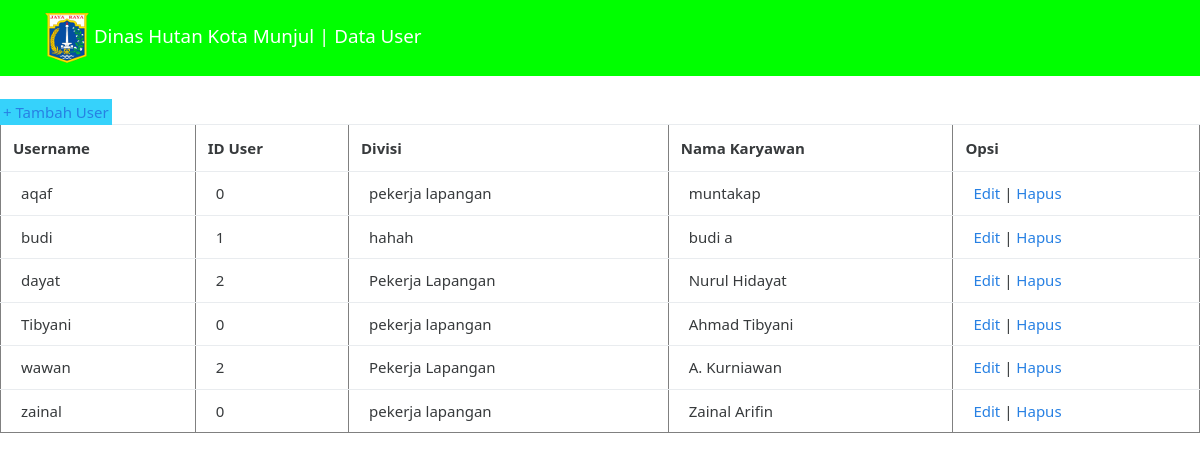
/admin/daftar_user.php, run on the app's committed database.
### tables this page shows
CREATE TABLE IF NOT EXISTS `user` (
  `username` varchar(40) NOT NULL,
  `usertype` int(11) NOT NULL,
  `password` varchar(10) NOT NULL,
  `division` varchar(20) NOT NULL,
  `nama` varchar(40) NOT NULL
);

### admin/daftar_user.php (the view, shortened to what this page needs)
<!DOCTYPE html>
<html lang="en">
  <head>
      <link rel="stylesheet" href="../style.css" media="screen" title="no title" charset="utf-8">
      <link rel="stylesheet" href="../css/bootstrap.css" media="screen">
      <link rel="stylesheet" href="../css/custom.min.css">
      <link rel="stylesheet" href="../css/material-icons.css">
      <link rel="stylesheet" href="../css/modification.css">
      <link href="../css/jumbotron.css" rel="stylesheet">
    </head>
    <body>
      <div class="navbar   navbar-inverse  navbar-expand-lg fixed-top navbar-dark  ">
          <div class="container">
            <a href="main.php?s=<?php echo $s ?>" class="navbar-brand"><img src="img/logo.png" class="img-fluid" style="max-width: 20%; and height: auto"> Dinas Hutan Kota Munjul | Data User</a>
          </div>
      </div>
    <br><br>
    <a href="input_user.php" class="tombol">+ Tambah User</a>
    <table border=1 class="table">
      <tr>
        <th>Username</th>
        <th>ID User</th>
        <th>Divisi</th>
        <th>Nama Karyawan</th>
        <th>Opsi</th>
      </tr>
      <?php
          include "../koneksi.php";
          $tampil = "SELECT * FROM user";
          $result = $koneksi->query($tampil);
          if ($result->num_rows > 0) {
              while($row = $result->fetch_assoc()) {
                  echo "<tr>";
                          echo "<td>". $row['username']."</td>";
                          echo "<td>".$row['usertype']."</td>";
                          echo "<td>".$row['division']."</td>";
                          echo "<td>". $row['nama']."</td>";
                          echo "<td>";
        ?>
                        <a href='../edit.php?username=<?php echo $row['username'];?>'>Edit</a> |
                        <a href='hapus_user.php?username=<?php echo $row['username'];?>'>Hapus</a>
        <?php
                          echo "</td>";
                          echo  "</tr>";
              }
          }
          else{
                  echo "0 results";
          }
        ?>
    </table>
  </body>
</html>

### style.css (style rules this page uses)
.tombol { padding : 3px; text-decoration: none; background-color: rgb(54, 210, 251); }
.table { border-collapse: collapse; }
table.table th th , table.table tr td { padding: 10px 20px; }
.navbar-inverse { background-color: lime; }

### css/jumbotron.css (style rules this page uses)
body { padding-top: 3.5rem; }

### data on the page
user: username "aqaf", usertype "0", division "pekerja lapangan", nama "muntakap"
user: username "budi", usertype "1", division "hahah", nama "budi a"
user: username "dayat", usertype "2", division "Pekerja Lapangan", nama "Nurul Hidayat"
user: username "Tibyani", usertype "0", division "pekerja lapangan", nama "Ahmad Tibyani"
user: username "wawan", usertype "2", division "Pekerja Lapangan", nama "A. Kurniawan"
user: username "zainal", usertype "0", division "pekerja lapangan", nama "Zainal Arifin"
